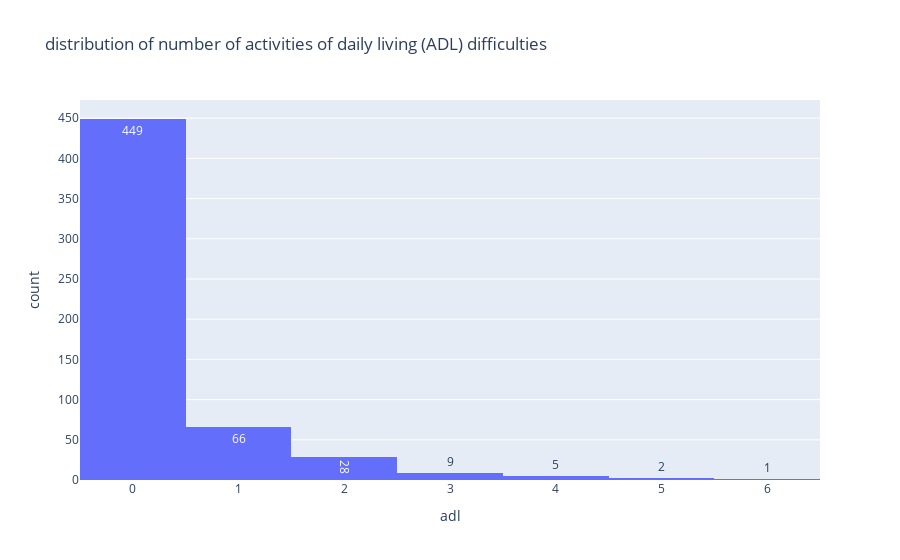

Here is the notebook cell this chart was saved with:
### Markdown cell above
# Check for continous type of data

### Code cell
# Check for normal distribution
normal_distribution_list, abnormal_distribution_list = mphd.continous_data.descriptive_analysis(df = data, 
                                                                                                independent_variables=independent_variables[0], 
                                                                                                dependent_variables = dependent_variable,
                                                                                                descriptive_type = "distribution",
                                                                                                plot_dependent_variables = True,
                                                                                                plot_correlation = True, 
                                                                                                round = 4)

# Plot histogram for adl
px.histogram(data, x = dependent_variable, 
             text_auto = True,
             title = "distribution of number of activities of daily living (ADL) difficulties",
             log_y=False)

### Figure 1 — Plotly figure (JSON) as saved in the notebook; plotly's stock layout.template omitted (floating-point values rounded to 4 significant figures; data arrays with more than 128 entries replaced by an {"elided": "..."} marker saying what was removed)
{"data": [{"alignmentgroup": "True", "bingroup": "x", "hovertemplate": "adl=%{x}<br>count=%{y}<extra></extra>", "legendgroup": "", "marker": {"color": "#636efa", "pattern": {"shape": ""}}, "name": "", "offsetgroup": "", "orientation": "v", "showlegend": false, "texttemplate": "%{value}", "type": "histogram", "x": {"elided": "560 int values"}, "xaxis": "x", "yaxis": "y"}], "layout": {"barmode": "relative", "legend": {"tracegroupgap": 0}, "title": {"text": "distribution of number of activities of daily living (ADL) difficulties"}, "xaxis": {"anchor": "y", "domain": [0, 1], "title": {"text": "adl"}}, "yaxis": {"anchor": "x", "domain": [0, 1], "title": {"text": "count"}}}}
